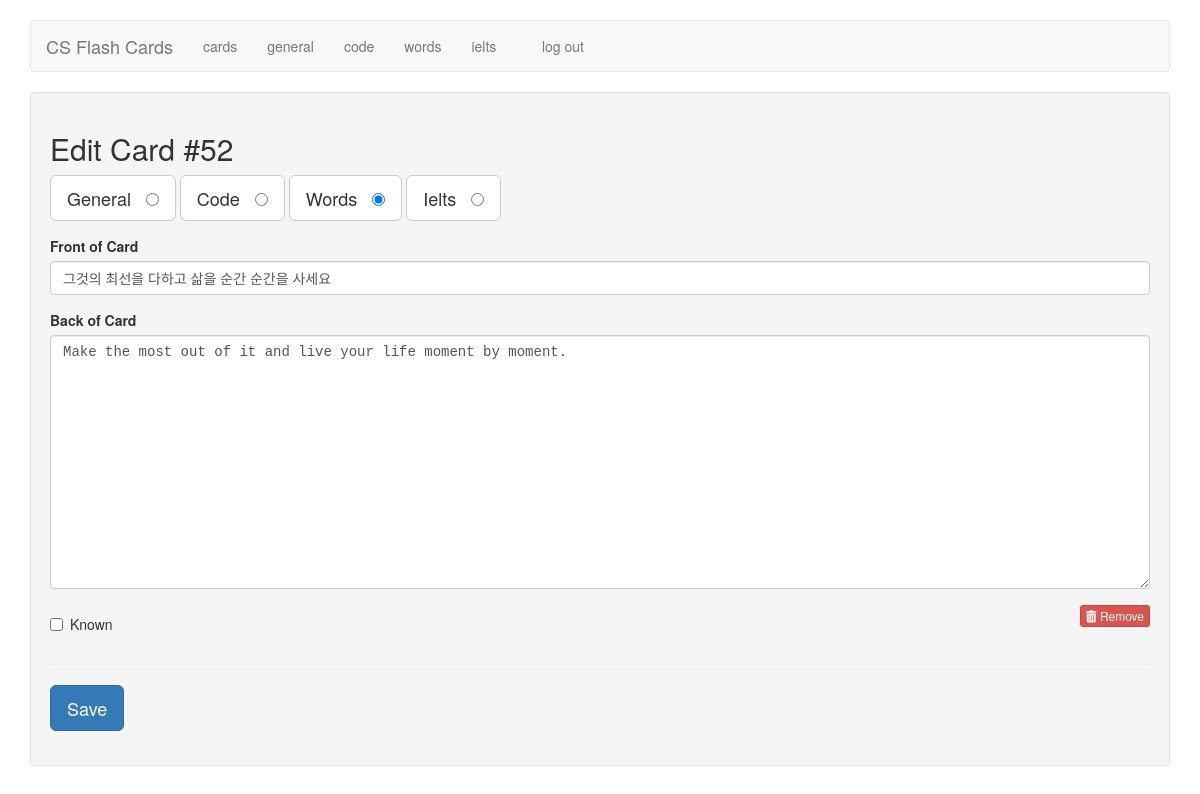
Screenshot of /edit/52 (signed in) with the database file from the repository.
### tables this page shows
CREATE TABLE cards (
  id integer primary key autoincrement,
   /* 1 for interview, 2 for code, 3 for english, 4 for ielts */
  type tinyint not null,
  front text not null,
  back text not null,
  sort int default 0,
  known boolean default 0
);

### flash_cards.py (the view)
@application.route('/edit/<card_id>')
def edit(card_id):
    if not session.get('logged_in'):
        return redirect(url_for('login'))
    db = get_db()
    query = '''
        SELECT id, type, front, back, known
        FROM cards
        WHERE id = ?
    '''
    cur = db.execute(query, [card_id])
    card = cur.fetchone()
    return render_template('edit.html', card=card)

### flash_cards.py (called while the page is built)
def connect_db():
    rv = sqlite3.connect(application.config['DATABASE'])
    rv.row_factory = sqlite3.Row
    return rv

def get_db():
    if not hasattr(g, 'sqlite_db'):
        g.sqlite_db = connect_db()
    return g.sqlite_db

### templates/edit.html (shortened to what this page needs)
{% extends "layout.html" %}
{% block body %}
    <div class="well">
        <h2>Edit Card #{{ card.id }}</h2>
        <form action="{{ url_for('edit_card') }}" method="post" class="cardForm">
            <div class="form-group">
                <label for="general" class="btn btn-default btn-lg">General &nbsp;
                    <input type="radio" name="type" value="1"
                           id="general" {{ "checked" if (card.type == 1) else "" }} />
                </label>
                <label for="code" class="btn btn-default btn-lg">Code &nbsp;
                    <input type="radio" name="type" value="2" id="code" {{ "checked" if (card.type == 2) else "" }} />
                </label>
                <label for="eng" class="btn btn-default btn-lg">Words &nbsp;
                    <input type="radio" name="type" value="3" id="eng" {{ "checked" if (card.type == 3) else "" }} />
                </label>
                <label for="ielts" class="btn btn-default btn-lg">Ielts &nbsp;
                    <input type="radio" name="type" value="2" id="ielts" {{ "checked" if (card.type == 4) else "" }} />
                </label>
            </div>
            <div class="form-group">
                <label for="front">Front of Card</label>
                <input type="text" name="front" id="front" class="form-control" value="{{ card.front|e }}">
            </div>
            <div class="form-group">
                <label for="back">Back of Card</label>
                <textarea name="back"
                          class="form-control"
                          id="back"
                          placeholder="back of card"
                          rows="12">{{ card.back|e }}</textarea>
            </div>
            <div class="row">
                <div class="col-xs-6">
                    <div class="checkbox">
                        <label>
                            <input type="checkbox" name="known"
                               value="1" {{ "checked" if (card.known == 1) else "" }} /> Known
                        </label>
                    </div>
                </div>
                <div class="col-xs-6 text-right">
                    <a href="{{ url_for('delete', card_id=card.id) }}" class="btn btn-danger btn-xs">
                        <i class="fa fa-trash"></i>
                        Remove
                    </a>
                </div>
            </div>
            <hr />
            <div class="form-group">
                <button type="submit" class="saveButton btn btn-lg btn-primary">Save</button>
            </div>
        </form>
    </div>
{% endblock %}

### static/style.css (style rules this page uses)
textarea { font-family: monospace; }

### rows the page displays
cards: id "52", front "그것의 최선을 다하고 삶을 순간 순간을 사세요", back "Make the most out of it and live your life moment by moment."
